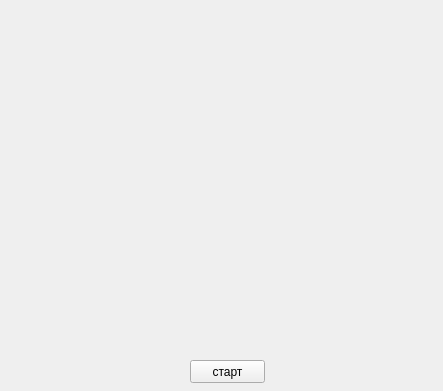
<?xml version="1.0" encoding="UTF-8"?>
<ui version="4.0">
 <class>Form</class>
 <widget class="QWidget" name="Form">
  <property name="geometry">
   <rect>
    <x>0</x>
    <y>0</y>
    <width>443</width>
    <height>391</height>
   </rect>
  </property>
  <property name="windowTitle">
   <string>Form</string>
  </property>
  <widget class="QPushButton" name="pushButton">
   <property name="geometry">
    <rect>
     <x>190</x>
     <y>360</y>
     <width>75</width>
     <height>23</height>
    </rect>
   </property>
   <property name="text">
    <string>старт</string>
   </property>
  </widget>
 </widget>
 <resources/>
 <connections/>
</ui>
